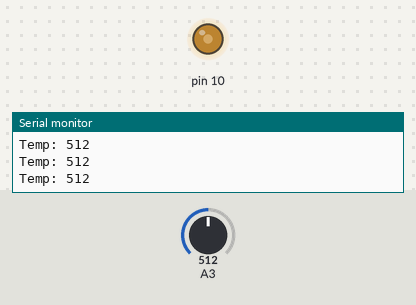
Recording of a sketch running on a simulated Arduino Uno, built with avr-gcc and run on an emulated ATmega328P. Shown: output pins drawn as LEDs (lit = HIGH), the last lines printed to the serial monitor. The inputs (shaded band) are chosen by the test bench; at power-on: A3 = 512.

Above: at 1.2 s.
1.3 s: A3 set to 306
At 2.5 s:
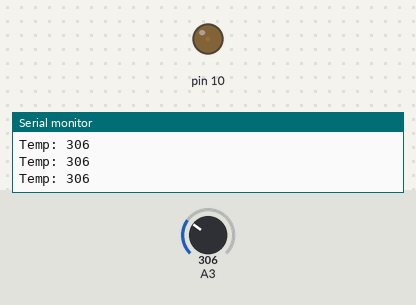
2.8 s: A3 set to 290
At 4.0 s:
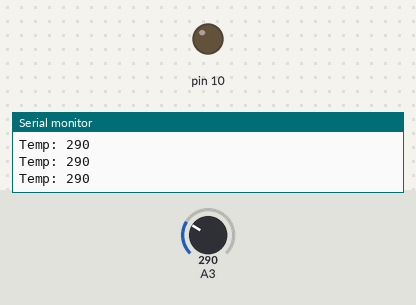
4.3 s: A3 set to 319
At 5.3 s:
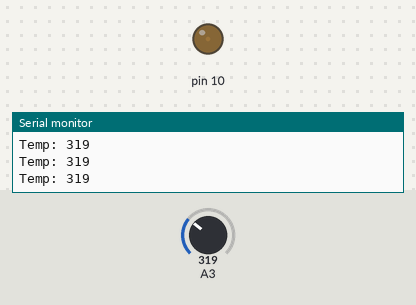
5.8 s: A3 set to 810
At 6.7 s:
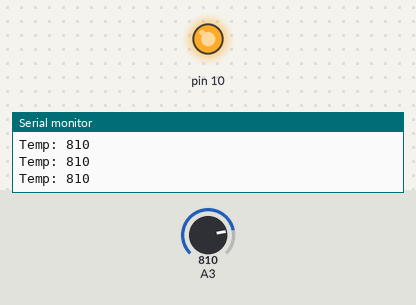
7.3 s: A3 set to 791
At 8.0 s:
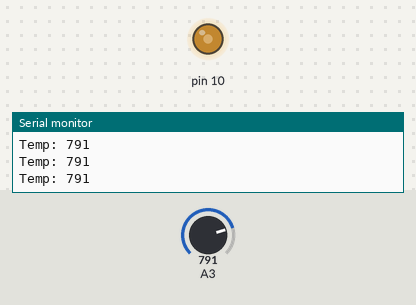
8.8 s: A3 set to 900
At 9.4 s:
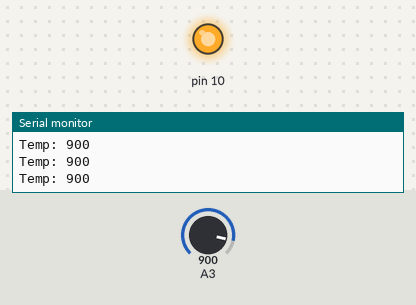
Timing chart, 0 to 11.3 s (numbered marks = the images above; inputs shaded):
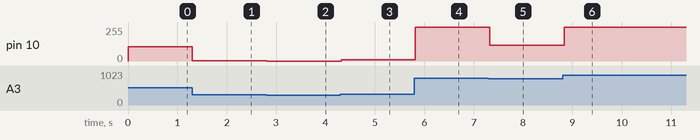

Measured:
- the behaviour switches between 800 and 799 on A3 (found by bisection; images 4 and 5)
- after the input at 1.3 s, pin 10: 108/255 → 3/255 at once
- after the input at 2.8 s, pin 10: 3/255 → 0/255 at once
- after the input at 4.3 s, pin 10: 0/255 → 9/255 at once
- after the input at 5.8 s, pin 10: 9/255 → 255/255 at once
- after the input at 7.3 s, pin 10: 255/255 → 119/255 at once
- after the input at 8.8 s, pin 10: 119/255 → 255/255 at once

The sketch:

waterpump.ino
```cpp
unsigned int dutyCycle;        //占空比
unsigned int tempMin = 300;  //零速值
unsigned int tempMax = 800;  //满速值
void setup( ) {
   Serial.begin(115200);         //波特率配置串口通讯
}
void loop( ) {
   int temp= analogRead(A3);  //读取模拟值，范围：0-1023
   if (temp <= tempMin)       //低于该值电机停转
       dutyCycle = 0;
   else if (temp < tempMax)
       dutyCycle = (temp-tempMin)*255/(tempMax-tempMin);
   else
       dutyCycle = 255;     //电机满速运转
  analogWrite(10, dutyCycle);   //产生PWM，控制电机转速
  Serial.print("Temp: ");  Serial.println(temp);
  delay(100);         // 控制刷新速度
}
```
